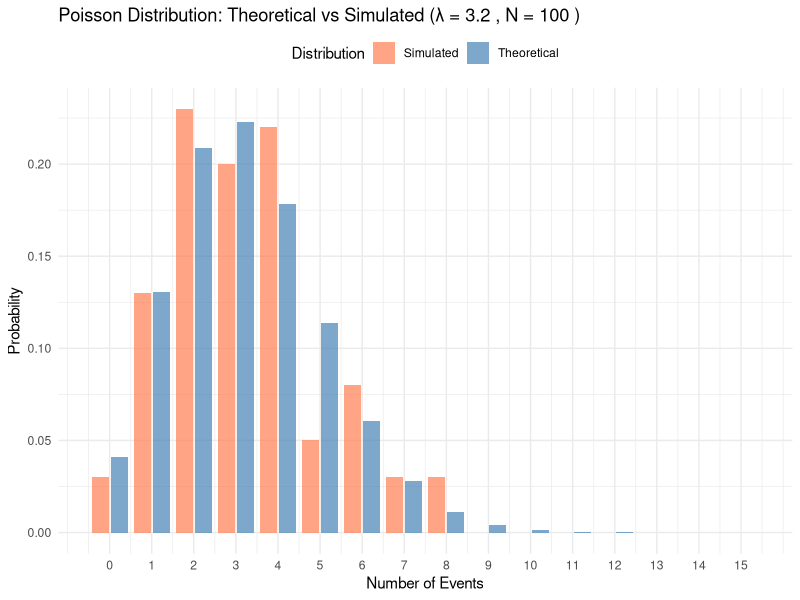

The R source for this figure:
### Write R code using tidyverse methods that plots a bar plot for the theoretical poisson distribution using dpois and a simulation using rpois for a given value of lambda, the arrival rate.

## Here's R code using tidyverse to compare theoretical and simulated Poisson distributions:

library(tidyverse)

# Set parameters
lambda <- 3.2
n_simulations <- 100

# Define x range
x_range <- 0:15

# Create theoretical distribution
theoretical <- tibble(
  x = x_range,
  probability = dpois(x, lambda),
  type = "Theoretical"
)

# Create simulated distribution
simulated <- tibble(
  x = rpois(n_simulations, lambda)
) %>%
    count(x) %>%
    mutate(probability = n / sum(n)) %>%
    complete(x = x_range, fill = list(n = 0, probability = 0)) %>%
    mutate(type = "Simulated") %>%
  select(x, probability, type)

# Combine and plot
bind_rows(theoretical, simulated) %>%
  ggplot(aes(x = x, y = probability, fill = type)) +
    geom_col(position = position_dodge2(preserve = "single"), alpha = 0.7) +
    scale_x_continuous(breaks = 0:15) +
    scale_fill_manual(values = c("Theoretical" = "steelblue",
                                 "Simulated" = "coral")) +
  labs(
    title = paste("Poisson Distribution: Theoretical vs Simulated (λ =", lambda, ", N =", n_simulations, ")"),
    x = "Number of Events",
    y = "Probability",
    fill = "Distribution"
  ) +
  theme_minimal() +
  theme(legend.position = "top")
